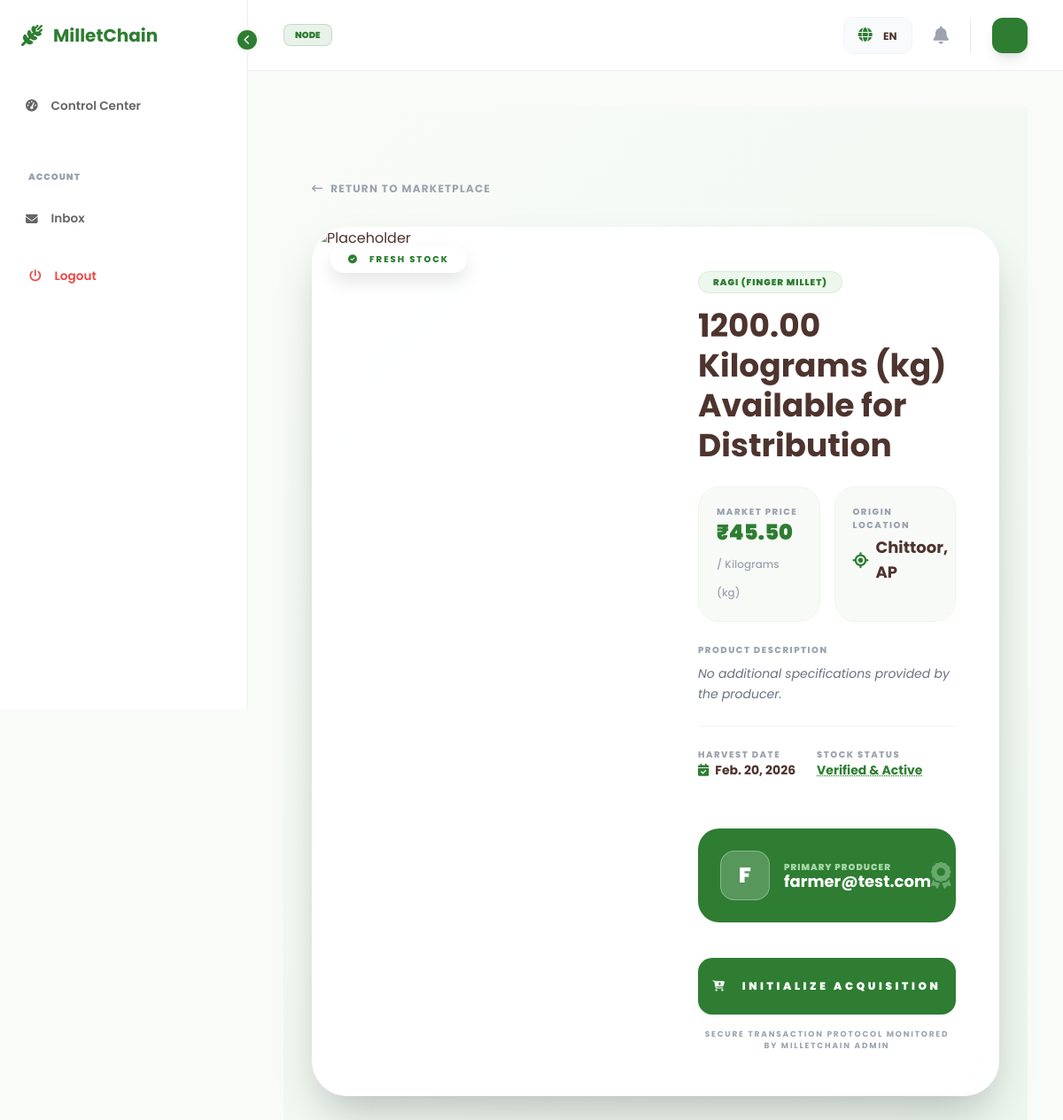
The page /products/detail/1/ on the database its author committed.
### products/models.py (models this page shows, shortened)
class MilletProduct(models.Model):
    MILLET_TYPES = [
        ('ragi', _('Ragi (Finger Millet)')),
        ('jowar', _('Jowar (Sorghum)')),
        ('bajra', _('Bajra (Pearl Millet)')),
        ('foxtail', _('Foxtail Millet')),
        ('proso', _('Proso Millet')),
        ('little', _('Little Millet')),
    ]
    UNIT_CHOICES = [
        ('kg', _('Kilograms (kg)')),
        ('quintal', _('Quintal')),
    ]
    farmer = models.ForeignKey(settings.AUTH_USER_MODEL, on_delete=models.CASCADE, related_name='products')
    millet_type = models.CharField(_("Millet Type"), max_length=20, choices=MILLET_TYPES)
    quantity = models.DecimalField(_("Quantity"), max_digits=10, decimal_places=2)
    unit = models.CharField(_("Unit"), max_length=10, choices=UNIT_CHOICES, default='kg')
    price = models.DecimalField(_("Expected Price (per unit)"), max_digits=10, decimal_places=2)
    location = models.CharField(_("Location"), max_length=255)
    harvest_date = models.DateField(_("Harvest Date"))
    image = models.ImageField(_("Product Image"), upload_to='products/%Y/%m/%d/', blank=True, null=True)
    description = models.TextField(_("Additional Details"), blank=True)
    is_available = models.BooleanField(default=True)
    created_at = models.DateTimeField(auto_now_add=True)
    updated_at = models.DateTimeField(auto_now=True)
    class Meta:
        ordering = ['-created_at']
        verbose_name = _("Millet Product")
        verbose_name_plural = _("Millet Products")

### accounts/models.py (models this page shows, shortened)
class User(AbstractUser):
    ADMIN = 'admin'
    FARMER = 'farmer'
    BUYER = 'buyer'
    ROLE_CHOICES = [
        (ADMIN, 'Platform Administrator'),
        (FARMER, 'Millet Producer (Farmer)'),
        (BUYER, 'Millet Consumer (Buyer)'),
    ]
    username = None
    email = models.EmailField(unique=True)
    role = models.CharField(max_length=10, choices=ROLE_CHOICES, default=FARMER)
    is_verified = models.BooleanField(default=False)
    login_count = models.PositiveIntegerField(default=0)
    USERNAME_FIELD = 'email'
    REQUIRED_FIELDS = []
    objects = CustomUserManager()

### products/views.py (the view)
# urls.py: path('detail/<int:pk>/', views.product_detail, name='product_detail'),
def product_detail(request, pk):
    product = get_object_or_404(MilletProduct, pk=pk)
    return render(request, 'products/product_detail.html', {'product': product})

### notifications/context_processors.py (called while the page is built)
def notification_stats(request):
    if request.user.is_authenticated:
        return {
            'unread_notifications_count': request.user.notifications.filter(is_read=False).count(),
            'has_unread_notifications': request.user.notifications.filter(is_read=False).exists()
        }
    return {
        'unread_notifications_count': 0,
        'has_unread_notifications': False
    }

### templates/products/product_detail.html (shortened to what this page needs)
{% extends 'base2.html' %}
{% load static %}
{% load i18n %}
{% block content %}
<div class="min-h-screen py-20 px-4 md:px-8"
     style="background: linear-gradient(135deg, #f9fbf9 0%, #e8f5e9 100%);">
    <div class="max-w-7xl mx-auto">
        <div class="mb-8 fade-in-up">
            <a href="{% url 'products:marketplace' %}" class="inline-flex items-center gap-2 text-xs font-bold text-gray-400 uppercase tracking-widest hover:text-primary-green transition-all">
                <i class="fa-solid fa-arrow-left-long"></i> {% trans "Return to Marketplace" %}
            </a>
        </div>
        <div class="detail-container grid grid-cols-1 lg:grid-cols-2 shadow-2xl fade-in-up">
            <div class="image-gallery">
                <div class="status-badge">
                    <i class="fa-solid fa-circle-check mr-2"></i> {% trans "Fresh Stock" %}
                </div>
                {% if product.image %}
                    <img src="{{ product.image.url }}" alt="{{ product.get_millet_type_display }}">
                {% else %}
                    <img src="https://images.unsplash.com/photo-1586201375761-83865001e31c?q=80&w=800" alt="Placeholder">
                {% endif %}
            </div>
            <div class="p-8 md:p-12 flex flex-col justify-between">
                <div class="space-y-6">
                    <div>
                        <span class="px-4 py-1 bg-leaf-green/20 text-primary-green text-[10px] font-black uppercase tracking-widest rounded-full border border-leaf-green/30">
                            {{ product.get_millet_type_display }}
                        </span>
                        <h1 class="text-4xl font-bold text-earth-brown mt-4 leading-tight">
                            {{ product.quantity }} {{ product.get_unit_display }} {% trans "Available for Distribution" %}
                        </h1>
                    </div>
                    <div class="grid grid-cols-2 gap-4">
                        <div class="info-card">
                            <p class="attribute-label">{% trans "Market Price" %}</p>
                            <h3 class="text-2xl font-black text-primary-green">₹{{ product.price }} <span class="text-xs text-gray-400 font-medium">/ {{ product.get_unit_display }}</span></h3>
                        </div>
                        <div class="info-card">
                            <p class="attribute-label">{% trans "Origin Location" %}</p>
                            <h3 class="text-lg font-bold text-earth-brown flex items-center gap-2 mt-1">
                                <i class="fa-solid fa-location-crosshairs text-primary-green"></i> {{ product.location }}
                            </h3>
                        </div>
                    </div>
                    <div class="space-y-2">
                        <p class="attribute-label">{% trans "Product Description" %}</p>
                        <p class="text-sm text-gray-500 leading-relaxed italic">
                            {{ product.description|default:_("No additional specifications provided by the producer.") }}
                        </p>
                    </div>
                    <div class="flex items-center gap-6 py-6 border-t border-gray-100">
                        <div class="flex flex-col">
                            <span class="attribute-label">{% trans "Harvest Date" %}</span>
                            <span class="text-sm font-bold text-earth-brown"><i class="fa-solid fa-calendar-check mr-1 text-primary-green"></i> {{ product.harvest_date }}</span>
                        </div>
                        <div class="flex flex-col">
                            <span class="attribute-label">{% trans "Stock Status" %}</span>
                            <span class="text-sm font-bold text-primary-green underline decoration-dotted">{% trans "Verified & Active" %}</span>
                        </div>
                    </div>
                </div>
                <div class="farmer-profile mt-8 flex items-center justify-between">
                    <div class="flex items-center gap-4">
                        <div class="w-14 h-14 bg-white/20 rounded-2xl flex items-center justify-center border border-white/30 text-2xl font-black">
                            {{ product.farmer.email|slice:":1"|upper }}
                        </div>
                        <div>
                            <p class="text-[10px] font-black uppercase tracking-widest text-leaf-green">{% trans "Primary Producer" %}</p>
                            <h4 class="font-bold text-lg leading-none">{{ product.farmer.email|truncatechars:20 }}</h4>
                        </div>
                    </div>
                    <div class="text-right">
                        <i class="fa-solid fa-award text-3xl text-leaf-green opacity-50"></i>
                    </div>
                </div>
                <div class="mt-10">
                    <a href="#" class="btn-glow w-full bg-primary-green text-white py-6 rounded-2xl font-black uppercase tracking-[0.3em] text-xs flex items-center justify-center gap-4 transition-all active:scale-95">
                        <i class="fa-solid fa-cart-plus"></i> {% trans "Initialize Acquisition" %}
                    </a>
                    <p class="text-center text-[9px] text-gray-400 font-bold uppercase tracking-[0.2em] mt-4">
                        {% trans "Secure transaction protocol monitored by MilletChain Admin" %}
                    </p>
                </div>
            </div>
        </div>
    </div>
</div>
{% endblock %}

### templates/base2.html (style rules this page uses)
:root { --primary-green: #2E7D32; --leaf-green: #A5D6A7; --earth-brown: #4E342E; --soft-white: #F9FBF9; --transition: all 0.4s cubic-bezier(0.4, 0, 0.2, 1); }
body { font-family: 'Poppins', sans-serif; background-color: var(--soft-white); color: var(--earth-brown); overflow-x: hidden; }

### templates/products/product_detail.html (style rules this page uses)
.detail-container { background: rgba(255, 255, 255, 0.9); backdrop-filter: blur(25px); border: 1px solid rgba(255, 255, 255, 0.6); border-radius: 40px; overflow: hidden; }
.image-gallery { height: 500px; position: relative; }
.image-gallery img { width: 100%; height: 100%; object-fit: cover; }
.status-badge { position: absolute; top: 20px; left: 20px; background: white; padding: 8px 20px; border-radius: 30px; font-size: 10px; font-weight: 800; text-transform: uppercase; letter-spacing: 2px; color: var(--primary-green); box-shadow: 0 10px 20px rgba(0,0,0,0.1); }
.info-card { background: #f8faf8; border-radius: 24px; padding: 20px; border: 1px solid #f0f4f0; }
.farmer-profile { background: var(--primary-green); border-radius: 24px; color: white; padding: 25px; }
.attribute-label { font-size: 10px; font-weight: 800; text-transform: uppercase; letter-spacing: 1.5px; color: #9ca3af; }

### rows shown on the page
MilletProduct: millet_type "RAGI (FINGER MILLET)", quantity "1200.00", unit "Kilograms (kg)", price "45.50", location "Chittoor, AP", description "No additional specifications provided by the producer.", harvest_date "Feb. 20, 2026", farmer.email "F", farmer.email "farmer@test.com"

### other values the page prints
{{ LANG }} "EN"
